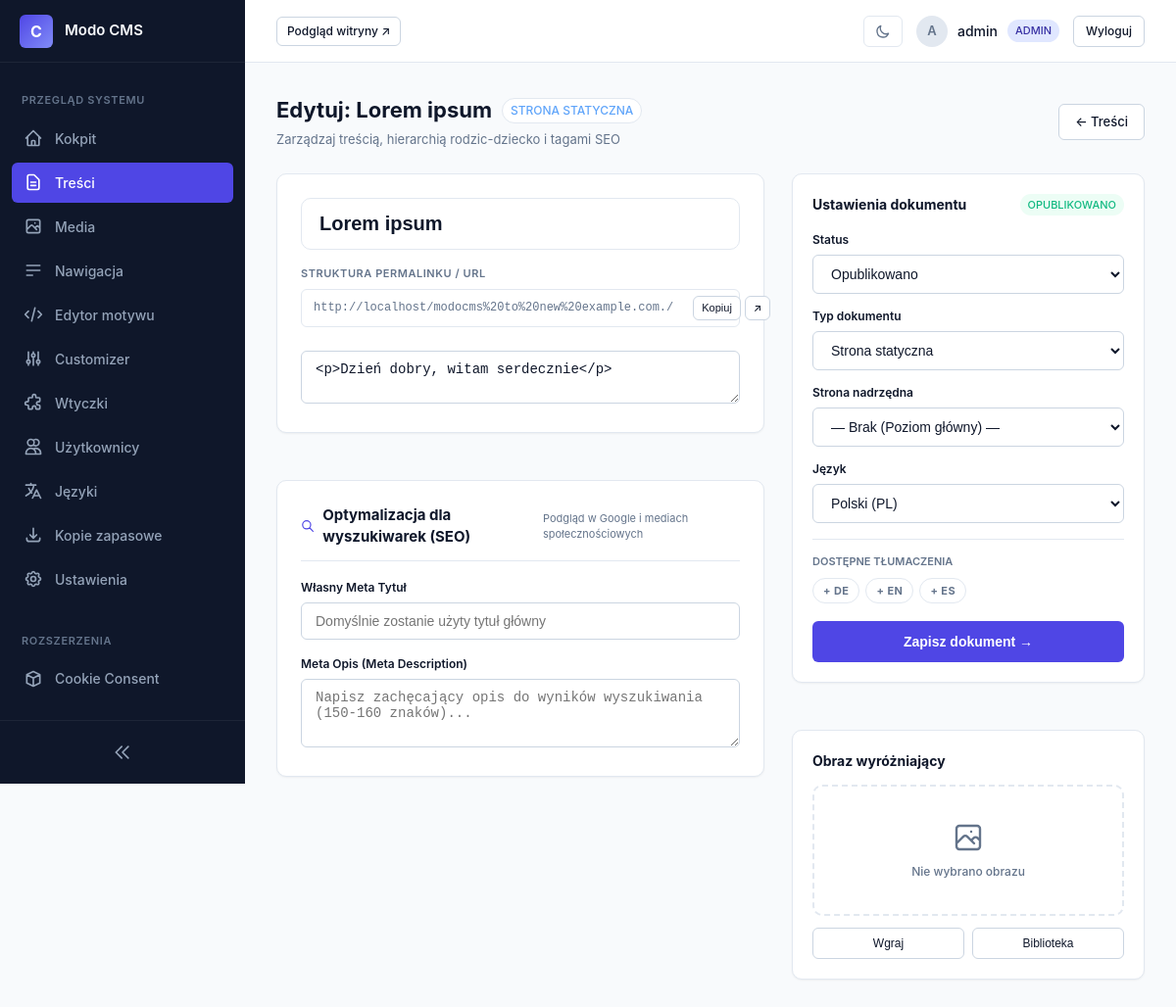
The app's page /admin/page-edit.php?id=4 (signed in), older data.
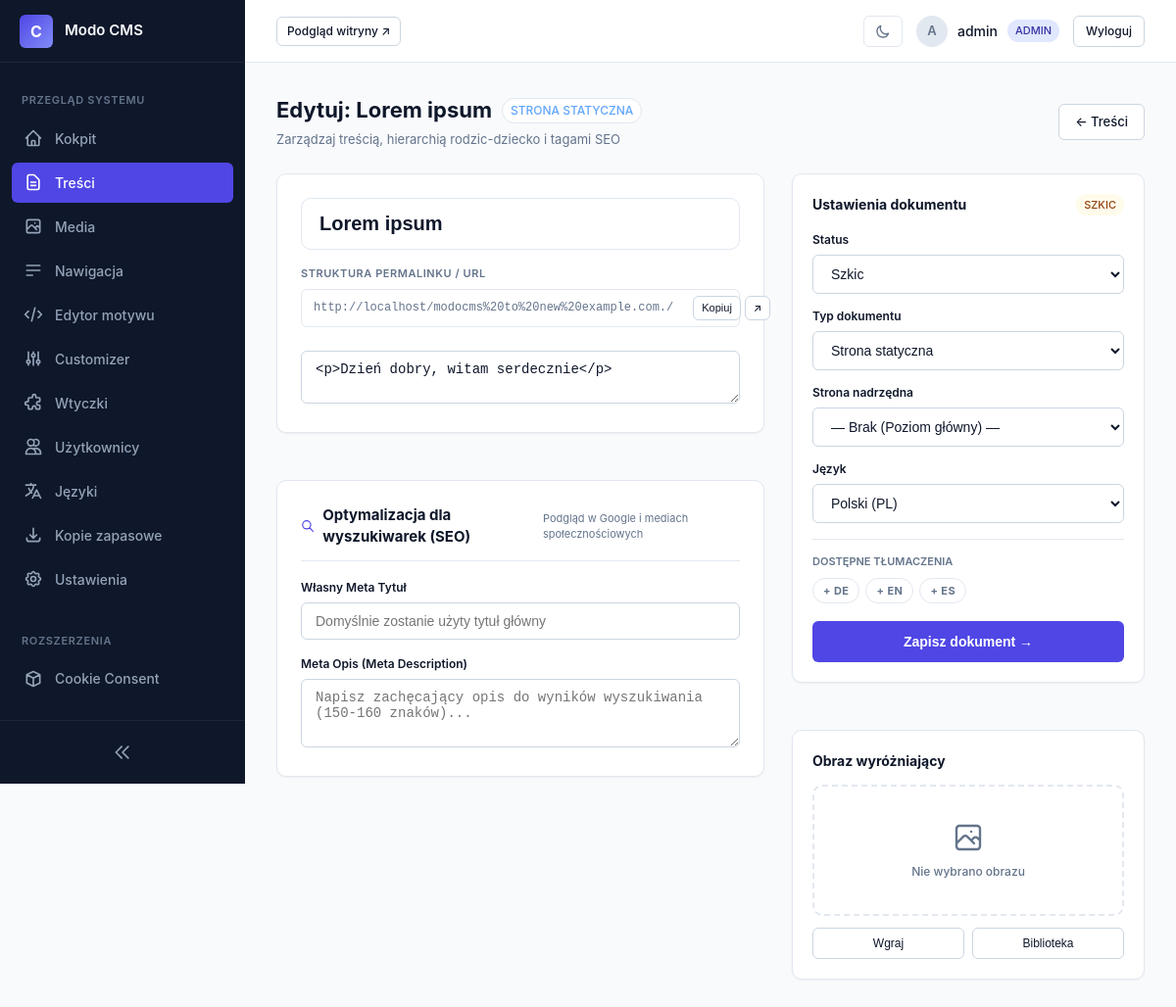
The same page, newer data.
### tables this page shows
CREATE TABLE pages (
                    id INTEGER PRIMARY KEY AUTOINCREMENT,
                    parent_id INTEGER DEFAULT 0,
                    slug TEXT NOT NULL,
                    title TEXT NOT NULL,
                    content TEXT,
                    type TEXT NOT NULL DEFAULT 'page',
                    status TEXT DEFAULT 'published',
                    lang TEXT NOT NULL DEFAULT 'en',
                    translation_group TEXT NOT NULL,
                    featured_image TEXT,
                    meta_title TEXT,
                    meta_description TEXT,
                    author_id INTEGER REFERENCES users(id) ON DELETE SET NULL,
                    created_at DATETIME DEFAULT CURRENT_TIMESTAMP,
                    updated_at DATETIME DEFAULT CURRENT_TIMESTAMP
                );

### core/Security.php (called while the page is built, shortened)
<?php
final class Security {
    public static function sanitize(string $data): string {
        return htmlspecialchars(trim($data), ENT_QUOTES, 'UTF-8');
    }
}

### admin/page-edit.php (the view, shortened to what the changed rows need)
<?php
$db = Database::getConnection();
$id = isset($_GET['id']) ? (int)$_GET['id'] : 0;
$item = [
    'id' => 0,
    'title' => '', 'slug' => '', 'content' => '',
    'type' => $_GET['type'] ?? 'post', 'status' => 'published',
    'parent_id' => 0,
    'lang' => $_GET['lang'] ?? I18n::getDefaultLocale(),
    'translation_group' => $_GET['group'] ?? bin2hex(random_bytes(8)),
    'featured_image' => '', 'meta_title' => '', 'meta_description' => ''
];
if ($id > 0) {
    $stmt = $db->prepare("SELECT * FROM pages WHERE id = :id LIMIT 1");
    $stmt->execute([':id' => $id]);
    $existing = $stmt->fetch();
    if ($existing) {
        $item = $existing;
    }
}
$basePrefix = class_exists('Core\Router') ? Router::getBaseSubdirectory() : '';
$baseUrl = (isset($_SERVER['HTTPS']) && $_SERVER['HTTPS'] !== 'off' ? 'https://' : 'http://')
           . ($_SERVER['HTTP_HOST'] ?? 'localhost')
           . ($basePrefix !== '' ? rtrim($basePrefix, '/') : '');
require_once __DIR__ . '/views/header.php';
?>
<div class="page-header" style="margin-bottom: 24px;">
    <div>
        <h1 class="page-title" style="display: flex; align-items: center; gap: 10px;">
            <span><?= $id > 0 ? _e('Edit') . ': ' . Security::sanitize($item['title']) : _e('New Document') ?></span>
            <span class="badge" style="font-size: 12px; background: var(--bg-surface, #1e293b); border: 1px solid var(--border-subtle); color: var(--accent, #60a5fa); text-transform: uppercase;">
            </span>
        </h1>
        <p style="color: var(--text-muted); font-size: 13px; margin: 4px 0 0;"><?= _e('Manage page content, parent hierarchy, and SEO meta tags') ?></p>
    </div>
    <div style="display: flex; gap: 10px; align-items: center;">
        <a href="pages.php" class="btn btn-secondary">&larr; <?= _e('Content') ?></a>
    </div>
</div>
<form method="POST" action="">
    <div class="editor-layout">
        <div style="display: flex; flex-direction: column; gap: 24px;">
            <div class="card" style="padding: 24px;">
                <div class="form-group" style="margin-bottom: 16px;">
                    <input class="title-input-large" type="text" id="title" name="title" value="<?= Security::sanitize($item['title']) ?>" placeholder="<?= _e('Document Title...') ?>" required autofocus>
                </div>
                <div class="form-group" style="margin-bottom: 24px;">
                    <label class="form-label" style="font-size: 11px; text-transform: uppercase; letter-spacing: 0.05em; color: var(--text-muted); margin-bottom: 4px;"><?= _e('Permalink / URL Structure') ?></label>
                    <div class="permalink-bar">
                        <span class="permalink-prefix" id="parent-slug-prefix"><?= htmlspecialchars($baseUrl, ENT_QUOTES, 'UTF-8') ?>/</span>
                        <input class="permalink-input" type="text" id="slug" name="slug" value="<?= Security::sanitize($item['slug']) ?>" placeholder="slug-name" autocomplete="off">
                        <div class="permalink-actions">
                            <button type="button" class="btn btn-secondary" style="padding: 3px 8px; font-size: 11px;" onclick="copyLiveUrl(this)" title="<?= _e('Copy link') ?>">
                                <?= _e('Copy') ?>
                            </button>
                            <a id="live-open-btn" href="#" target="_blank" class="btn btn-secondary" style="padding: 3px 8px; font-size: 11px;" title="<?= _e('Open URL in new tab') ?>">
                                &nearr;
                            </a>
                        </div>
                    </div>
                </div>
                <div class="form-group" style="margin-bottom: 0;">
                    <textarea id="editor" name="content"><?= htmlspecialchars($item['content'] ?? '', ENT_QUOTES, 'UTF-8') ?></textarea>
                </div>
            </div>
            <div class="card" style="padding: 24px;">
                <div style="display: flex; align-items: center; justify-content: space-between; border-bottom: 1px solid var(--border-subtle); padding-bottom: 12px; margin-bottom: 18px;">
                    <h2 style="font-size: 15px; font-weight: 700; margin: 0; color: var(--text-main); display: flex; align-items: center; gap: 8px;">
                        <svg style="width: 18px; height: 18px; color: var(--primary);" fill="none" stroke="currentColor" stroke-width="2" viewBox="0 0 24 24"><path stroke-linecap="round" stroke-linejoin="round" d="M21 21l-6-6m2-5a7 7 0 11-14 0 7 7 0 0114 0z"/></svg>
                        <?= _e('Search Engine Optimization (SEO)') ?>
                    </h2>
                    <span style="font-size: 11px; color: var(--text-muted);"><?= _e('Google & Social Preview') ?></span>
                </div>
                <div class="form-group" style="margin-bottom: 16px;">
                    <label class="form-label" for="meta_title" style="font-size: 12px; font-weight: 600;"><?= _e('Custom Meta Title') ?></label>
                    <input class="form-control" type="text" id="meta_title" name="meta_title" value="<?= Security::sanitize($item['meta_title'] ?? '') ?>" placeholder="<?= _e('Default will inherit the main title') ?>">
                </div>
                <div class="form-group" style="margin-bottom: 0;">
                    <label class="form-label" for="meta_description" style="font-size: 12px; font-weight: 600;"><?= _e('Meta Description') ?></label>
                    <textarea class="form-control" id="meta_description" name="meta_description" rows="3" placeholder="<?= _e('Write a compelling summary for search result snippets (150-160 characters)...') ?>"><?= htmlspecialchars($item['meta_description'] ?? '', ENT_QUOTES, 'UTF-8') ?></textarea>
                </div>
            </div>
        </div>
        <div style="display: flex; flex-direction: column; gap: 24px;">
            <div class="card" style="padding: 20px;">
                <div style="display: flex; justify-content: space-between; align-items: center; margin-bottom: 16px;">
                    <h3 style="font-size: 14px; font-weight: 700; margin: 0; color: var(--text-main);"><?= _e('Document Settings') ?></h3>
                    <span class="badge <?= $item['status'] === 'published' ? 'badge-success' : 'badge-warning' ?>" style="font-size: 11px; text-transform: uppercase;">
                    </span>
                </div>
                <div class="form-group" style="margin-bottom: 14px;">
                    <label class="form-label" for="status" style="font-size: 12px; font-weight: 600;"><?= _e('Status') ?></label>
                    <select class="form-control" name="status" id="status">
                        <option value="published" <?= $item['status'] === 'published' ? 'selected' : '' ?>><?= _e('Published') ?></option>
                        <option value="draft" <?= $item['status'] === 'draft' ? 'selected' : '' ?>><?= _e('Draft') ?></option>
                    </select>
                </div>
                <div class="form-group" style="margin-bottom: 14px;">
                    <label class="form-label" for="type" style="font-size: 12px; font-weight: 600;"><?= _e('Document Type') ?></label>
                    <select class="form-control" name="type" id="type">
                        <option value="page" <?= $item['type'] === 'page' ? 'selected' : '' ?>><?= _e('Static Page') ?></option>
                    </select>
                </div>
                <div class="form-group" id="parent-page-group" style="<?= $item['type'] === 'page' ? '' : 'display: none;' ?>; margin-bottom: 14px;">
                    <label class="form-label" for="parent_id" style="font-size: 12px; font-weight: 600;"><?= _e('Parent Page') ?></label>
                    <select class="form-control" name="parent_id" id="parent_id">
                        <option value="0" data-path="">&mdash; <?= _e('No Parent (Top Level)') ?> &mdash;</option>
                    </select>
                </div>
                <div class="form-group" style="margin-bottom: 16px;">
                    <label class="form-label" for="lang" style="font-size: 12px; font-weight: 600;"><?= _e('Language') ?></label>
                    <select class="form-control" name="lang" id="lang">
                        <?php foreach (I18n::getAvailableLanguages() as $code => $name): ?>
                            <option value="<?= $code ?>" <?= $item['lang'] === $code ? 'selected' : '' ?>>
                                <?= htmlspecialchars($name, ENT_QUOTES, 'UTF-8') ?> (<?= strtoupper($code) ?>)
                            </option>
                        <?php endforeach; ?>
                    </select>
                </div>
                <?php if ($id > 0): ?>
                    <div style="border-top: 1px solid var(--border-subtle); padding-top: 14px; margin-top: 14px;">
                        <span style="font-size: 11px; text-transform: uppercase; font-weight: 600; color: var(--text-muted); display: block; margin-bottom: 8px;"><?= _e('Available Translations') ?></span>
                        <div style="display: flex; gap: 6px; flex-wrap: wrap;">
                            <?php foreach (I18n::getAvailableLanguages() as $c => $n): if ($c === $item['lang']) continue; ?>
                                <a href="page-edit.php?type=<?= $item['type'] ?>&lang=<?= $c ?>&group=<?= urlencode($item['translation_group']) ?>" class="lang-pill">
                                </a>
                            <?php endforeach; ?>
                        </div>
                    </div>
                <?php endif; ?>
                <button type="submit" class="btn btn-primary" style="width: 100%; padding: 12px; margin-top: 18px; font-weight: 600; font-size: 14px;">
                    <?= _e('Save Document') ?> &rarr;
                </button>
            </div>
            <div class="card" style="padding: 20px;">
                <h3 style="font-size: 14px; font-weight: 700; margin: 0 0 14px 0; color: var(--text-main);"><?= _e('Featured Image') ?></h3>
                <div id="image-placeholder-box" class="featured-uploader-box" style="<?= !empty($item['featured_image']) ? 'display:none;' : '' ?> margin-bottom: 12px;">
                    <div class="featured-empty-placeholder" id="placeholder-trigger">
                        <span style="font-size: 12px; font-weight: 500; color: var(--text-muted);"><?= _e('No image selected') ?></span>
                    </div>
                </div>
                <div style="display: flex; gap: 8px;">
                    <button type="button" id="upload-image-btn" class="btn btn-secondary" style="flex: 1; font-size: 12px;">
                    </button>
                    <button type="button" id="library-image-btn" class="btn btn-secondary" style="flex: 1; font-size: 12px;">
                        <?= _e('Library') ?>
                    </button>
                </div>
            </div>
        </div>
    </div>
</form>
<?php require_once __DIR__ . '/views/footer.php'; ?>

### core/I18n.php (shortened to what the changed rows need)
<?php
    final class I18n {
        private static string $frontendLang = 'en';
        private static string $adminLang = 'en';
        private static string $defaultLang = 'en';
        private static array $translations = [];
        private static array $availableLanguages = [];
        public static function init(): void {
            self::$defaultLang = class_exists('\Core\Router') ? Router::getOption('default_language', 'en') : 'en';
            $rawLangs = class_exists('\Core\Router') ? Router::getOption('available_languages', 'en:English,pl:Polski') : 'en:English,pl:Polski';
            self::$availableLanguages = [];
            foreach (explode(',', $rawLangs) as $pair) {
                $parts = explode(':', trim($pair));
                if (count($parts) === 2) {
                    self::$availableLanguages[trim($parts[0])] = trim($parts[1]);
                }
            }
            $configuredAdminLang = class_exists('\Core\Router') ? Router::getOption('admin_language', self::$defaultLang) : self::$defaultLang;
            if (isset($_SESSION['user_admin_lang']) && array_key_exists($_SESSION['user_admin_lang'], self::$availableLanguages)) {
                self::$adminLang = $_SESSION['user_admin_lang'];
            } elseif (array_key_exists($configuredAdminLang, self::$availableLanguages)) {
                self::$adminLang = $configuredAdminLang;
            } else {
                self::$adminLang = self::$defaultLang;
            }
        }
        private static function detectFrontendLanguage(): void {
            $isMultilingual = class_exists('\Core\Router') && Router::getOption('multilingual_frontend', '0') === '1';
            if (!$isMultilingual) {
                self::$frontendLang = self::$defaultLang;
                return;
            }
        }
        public static function loadDictionary(string $lang): void {
            $lang = preg_replace('/[^a-z0-9_-]/i', '', $lang);
            $filePath = __DIR__ . '/../languages/' . $lang . '.json';
            if (file_exists($filePath)) {
                $json = file_get_contents($filePath);
                $data = json_decode((string)$json, true);
                if (is_array($data)) {
                    self::$translations[$lang] = $data;
                    return;
                }
            }
            self::$translations[$lang] = [];
        }
        public static function getAvailableLanguages(): array {
            return self::$availableLanguages;
        }
        public static function translate(string $key, ?string $lang = null): string {
            if ($lang === null) {
                $isAdmin = defined('IN_ADMIN') && IN_ADMIN === true;
                $lang = $isAdmin ? self::$adminLang : self::$frontendLang;
            }
            $translated = self::$translations[$lang][$key] ?? null;
            if ($translated !== null && $translated !== '') {
                return (string)$translated;
            }
            return $key;
        }
    }
    if (!function_exists('_e')) {
        function _e(string $key, ?string $lang = null): void {
            echo htmlspecialchars(\Core\I18n::translate($key, $lang), ENT_QUOTES, 'UTF-8');
        }
    }

Row changes from the older to the newer data that the page shows:
changed pages "Lorem ipsum": status "Opublikowano" → "Szkic"
Text that changed along with them:
text no longer shown: "OPUBLIKOWANO"
text now shown: "SZKIC"
